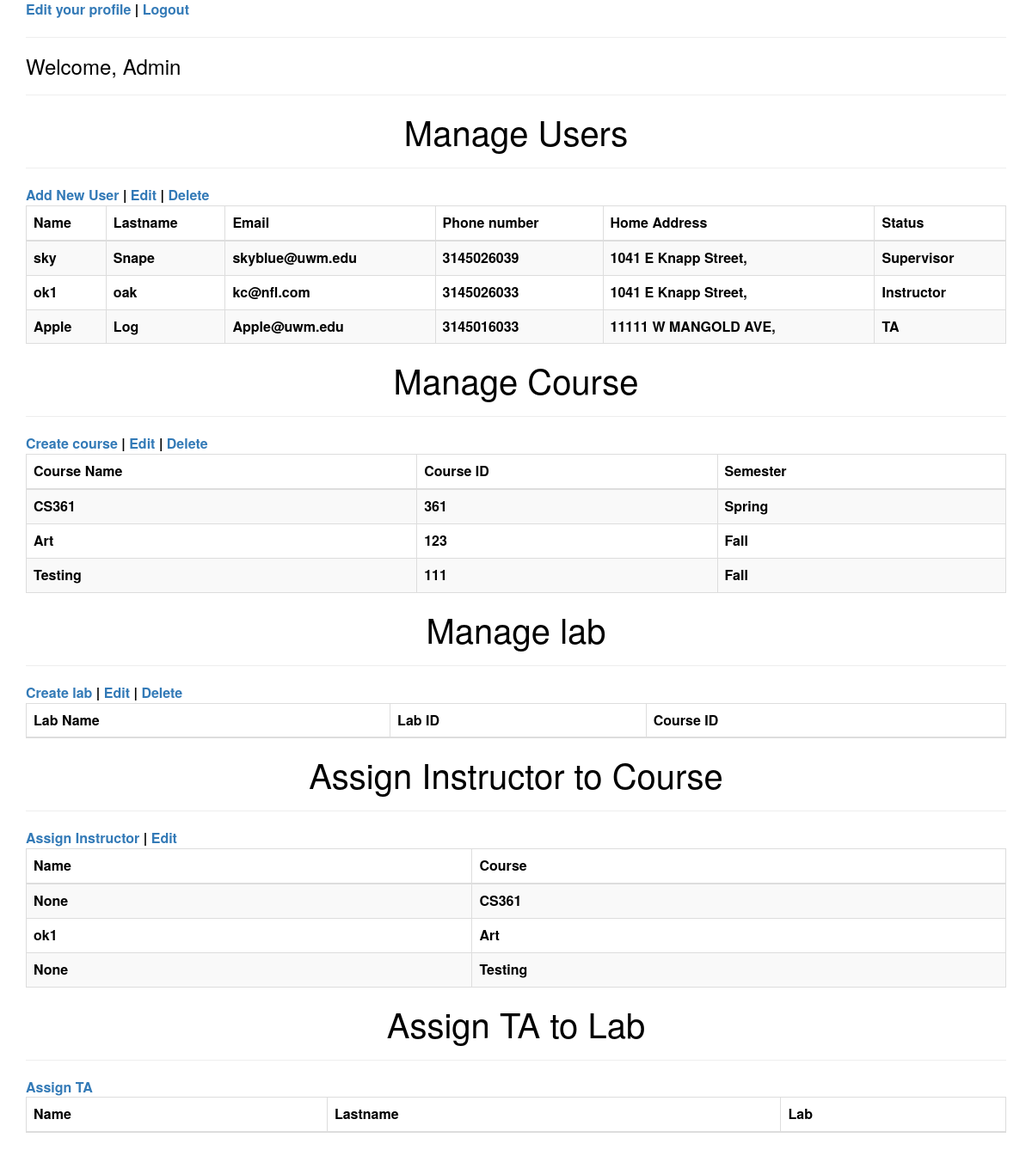
Page /supervisor/ (signed in) on the committed database.
### TA_Scheduler/models.py (models this page shows)
class Account(models.Model):
    name = models.CharField(max_length=20, null=True)
    lastname = models.CharField(max_length=20, null=True)
    email = models.EmailField(max_length=254, null=True)
    phone_number = models.IntegerField(null=True)
    home_address = models.CharField(max_length=100, null=True)
    password = models.CharField(max_length=20, default="123")
    status = models.CharField(max_length=20, null=True)

class Course(models.Model):
    name = models.CharField(max_length=30)
    cId = models.IntegerField(null=True)
    semester = models.CharField(max_length=20, null=True)
    instructor_name = models.CharField(max_length=20, null=True)

### TA_Scheduler/views.py (the view)
# urls.py: path('supervisor/', AdminView.as_view(), name='supervisor'),
class AdminView(View):
    def get(self, request):
        return render(request, 'AdminP.html', {"accounts": Account.objects.all(),
                                               "courses": Course.objects.all(),
                                               "labs": Lab.objects.all(),
                                               "name": request.session.get("username")})

### templates/AdminP.html (shortened to what this page needs)
<!DOCTYPE html>
<html>
<head>
	<link rel="stylesheet" href="https://maxcdn.bootstrapcdn.com/bootstrap/3.3.5/css/bootstrap.min.css">
</head>
<body>
<div class="container">
	<a href="/edit_personal">Edit your profile</a> | <a href="/">Logout</a>
	<hr>
	<h3>Welcome, {{name}} </h3>
	<hr>
    <h4>Manage Users</h4>
	<hr>
	<a href="/newAccount">Add New User</a> | <a href="">Edit</a> | <a href="/delete_account">Delete</a>
	<table class="table class table-bordered table-striped table-hovered">
		<thead>
			<tr>
				<th>Name</th>
                <th>Lastname</th>
				<th>Email</th>
				<th>Phone number</th>
				<th>Home Address</th>
				<th>Status</th>
			</tr>
		</thead>
        <tbody>
            {%for user in accounts %}
            <tr>
				    <td>{{user.name}}</td>
				    <td>{{user.lastname }}</td>
				    <td>{{user.email}}</td>
				    <td>{{user.phone_number}}</td>
                    <td>{{user.home_address}}</td>
                    <td>{{user.status}}</td>
            </tr>
            {%endfor%}
        </tbody>
	</table>
    <h4>Manage Course</h4>
	<hr>
	<a href="/courses">Create course</a> | <a href="">Edit</a> | <a href="/delete_course">Delete</a>
	<table class="table class table-bordered table-striped table-hovered">
		<thead>
			<tr>
				<th>Course Name</th>
                <th>Course ID</th>
				<th>Semester</th>
			</tr>
		</thead>
		<tbody>
		{% for course in courses %}
			<tr>
                <td>{{course.name}}</td>
                <td>{{course.cId}}</td>
                <td>{{course.semester}}</td>
			</tr>
			{%endfor%}
		</tbody>
	</table>
    <h4>Manage lab</h4>
	<hr>
	<a href="/labs">Create lab</a> | <a href="">Edit</a> | <a href="">Delete</a>
	<table class="table class table-bordered table-striped table-hovered">
		<thead>
			<tr>
				<th>Lab Name</th>
                <th>Lab ID</th>
				<th>Course ID</th>
			</tr>
		</thead>
	</table>
    <h4>Assign Instructor to Course</h4>
	<hr>
	<a href="/assign_instructor_to_course">Assign Instructor</a> | <a href="">Edit</a>
	<table class="table class table-bordered table-striped table-hovered">
		<thead>
			<tr>
				<th>Name</th>
				<th>Course</th>
			</tr>
		</thead>
		<tbody>
		{% for course in courses %}
			<tr>
				<td>{{course.instructor_name}}</td>
				<td>{{course.name}}</td>
			</tr>
        {%endfor%}
		</tbody>
	</table>
    <h4>Assign TA to Lab</h4>
	<hr>
	<a href="/assign_ta_to_lab">Assign TA</a>
	<table class="table class table-bordered table-striped table-hovered">
		<thead>
			<tr>
				<th>Name</th>
                <th>Lastname</th>
				<th>Lab</th>
			</tr>
		</thead>
	</table>
</div>
</body>
</html>

### templates/AdminP.html (style rules this page uses)
body { color:black; font-size:16px; font-weight:bold; background-image: url("http://www.estidia.eu/wp-content/uploads/2018/04/Savin-NY-Website-Background-Web.jpg"); background-size:cover; }
h4 { text-align:center; font-size: 40px; }

### rows in the picture
Account: name "sky", lastname "Snape", email "skyblue@uwm.edu", phone_number "3145026039", home_address "1041 E Knapp Street,", status "Supervisor"
Account: name "ok1", lastname "oak", email "kc@nfl.com", phone_number "3145026033", home_address "1041 E Knapp Street,", status "Instructor"
Account: name "Apple", lastname "Log", email "Apple@uwm.edu", phone_number "3145016033", home_address "11111 W MANGOLD AVE,", status "TA"
Course: name "CS361", cId "361", semester "Spring", instructor_name "None"
Course: name "Art", cId "123", semester "Fall", instructor_name "ok1"
Course: name "Testing", cId "111", semester "Fall", instructor_name "None"

### other values in the picture
{{ name }} "Admin"
